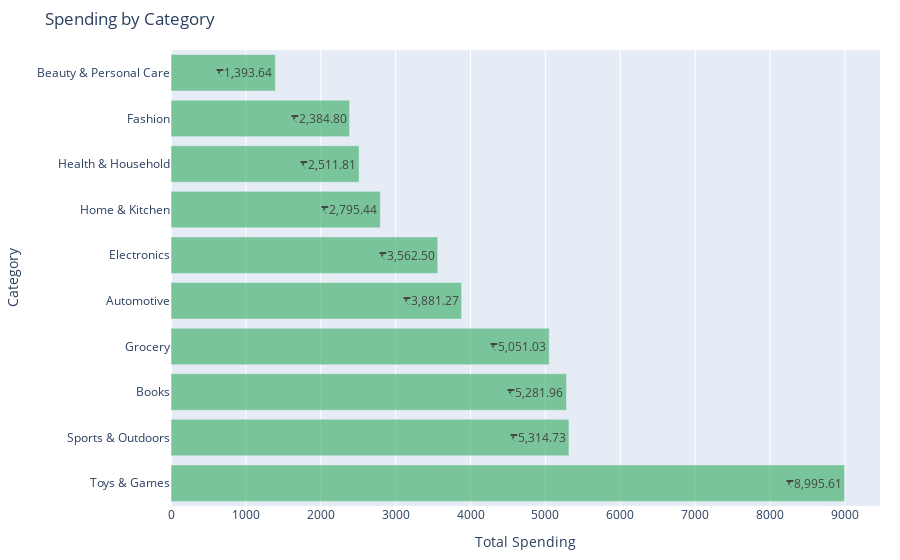
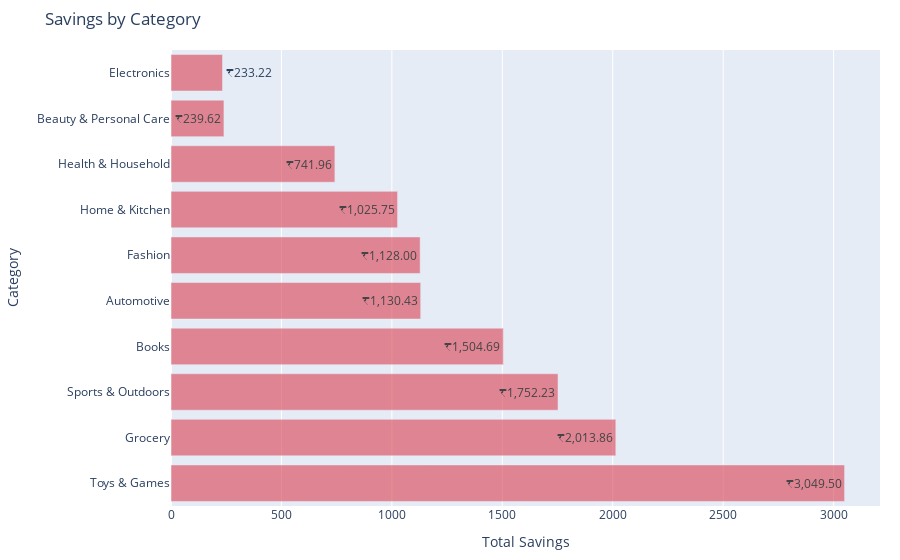

Write notebook code for charts like these, in order.
### Code cell
def plot_spending_by_category(filtered_df, selected_year='Overall', selected_month='Overall'):
    if selected_year != 'Overall':
        filtered_df = filtered_df[filtered_df['Order Year'] == int(selected_year)]
    if selected_month != 'Overall':
        filtered_df = filtered_df[filtered_df['Order Month'] == selected_month]

    category_spending = filtered_df.groupby('Product Category')['Price for Customer'].sum().reset_index()
    category_spending = category_spending.sort_values(by='Price for Customer', ascending=False)
    
    trace = go.Bar(
        x=category_spending['Price for Customer'],
        y=category_spending['Product Category'],
        orientation='h',
        marker=dict(color='rgba(50, 171, 96, 0.6)'),
        text=category_spending['Price for Customer'].apply(lambda x: f"₹{x:,.2f}"),
        textposition='auto'
    )
    
    layout = go.Layout(
        title='Spending by Category',
        xaxis=dict(title='Total Spending'),
        yaxis=dict(title='Category', automargin=True),
        margin=dict(l=150, r=20, t=50, b=50),
        showlegend=False
    )
    
    fig = go.Figure(data=[trace], layout=layout)
    return fig

def plot_savings_by_category(filtered_df, selected_year='Overall', selected_month='Overall'):
    if selected_year != 'Overall':
        filtered_df = filtered_df[filtered_df['Order Year'] == int(selected_year)]
    if selected_month != 'Overall':
        filtered_df = filtered_df[filtered_df['Order Month'] == selected_month]
    
    category_savings = filtered_df.groupby('Product Category')['Savings'].sum().reset_index()
    category_savings = category_savings.sort_values(by='Savings', ascending=False)
    
    trace = go.Bar(
        x=category_savings['Savings'],
        y=category_savings['Product Category'],
        orientation='h',
        marker=dict(color='rgba(219, 64, 82, 0.6)'),
        text=category_savings['Savings'].apply(lambda x: f"₹{x:,.2f}"),
        textposition='auto'
    )
    
    layout = go.Layout(
        title='Savings by Category',
        xaxis=dict(title='Total Savings'),
        yaxis=dict(title='Category', automargin=True),
        margin=dict(l=150, r=20, t=50, b=50),
        showlegend=False
    )
    
    fig = go.Figure(data=[trace], layout=layout)
    return fig

filtered_df = df.copy()  
selected_year = 'Overall'
selected_month = 'Overall'

spending_fig = plot_spending_by_category(filtered_df, selected_year=selected_year, selected_month=selected_month)
savings_fig = plot_savings_by_category(filtered_df, selected_year=selected_year, selected_month=selected_month)

spending_fig.show()
print()
savings_fig.show()

### Figure 1 — Plotly figure (JSON) as saved in the notebook; plotly's stock layout.template omitted (floating-point values rounded to 4 significant figures)
{"data": [{"marker": {"color": "rgba(50, 171, 96, 0.6)"}, "orientation": "h", "text": ["₹8,995.61", "₹5,314.73", "₹5,281.96", "₹5,051.03", "₹3,881.27", "₹3,562.50", "₹2,795.44", "₹2,511.81", "₹2,384.80", "₹1,393.64"], "textposition": "auto", "type": "bar", "x": [8996.0, 5315.0, 5282.0, 5051.0, 3881.0, 3562.0, 2795.0, 2512.0, 2385.0, 1394.0], "y": ["Toys & Games", "Sports & Outdoors", "Books", "Grocery", "Automotive", "Electronics", "Home & Kitchen", "Health & Household", "Fashion", "Beauty & Personal Care"]}], "layout": {"margin": {"b": 50, "l": 150, "r": 20, "t": 50}, "showlegend": false, "title": {"text": "Spending by Category"}, "xaxis": {"title": {"text": "Total Spending"}}, "yaxis": {"automargin": true, "title": {"text": "Category"}}}}

### Figure 2 — Plotly figure (JSON) as saved in the notebook; plotly's stock layout.template omitted (floating-point values rounded to 4 significant figures)
{"data": [{"marker": {"color": "rgba(219, 64, 82, 0.6)"}, "orientation": "h", "text": ["₹3,049.50", "₹2,013.86", "₹1,752.23", "₹1,504.69", "₹1,130.43", "₹1,128.00", "₹1,025.75", "₹741.96", "₹239.62", "₹233.22"], "textposition": "auto", "type": "bar", "x": [3050.0, 2014.0, 1752.0, 1505.0, 1130.0, 1128.0, 1026.0, 742.0, 239.6, 233.2], "y": ["Toys & Games", "Grocery", "Sports & Outdoors", "Books", "Automotive", "Fashion", "Home & Kitchen", "Health & Household", "Beauty & Personal Care", "Electronics"]}], "layout": {"margin": {"b": 50, "l": 150, "r": 20, "t": 50}, "showlegend": false, "title": {"text": "Savings by Category"}, "xaxis": {"title": {"text": "Total Savings"}}, "yaxis": {"automargin": true, "title": {"text": "Category"}}}}
